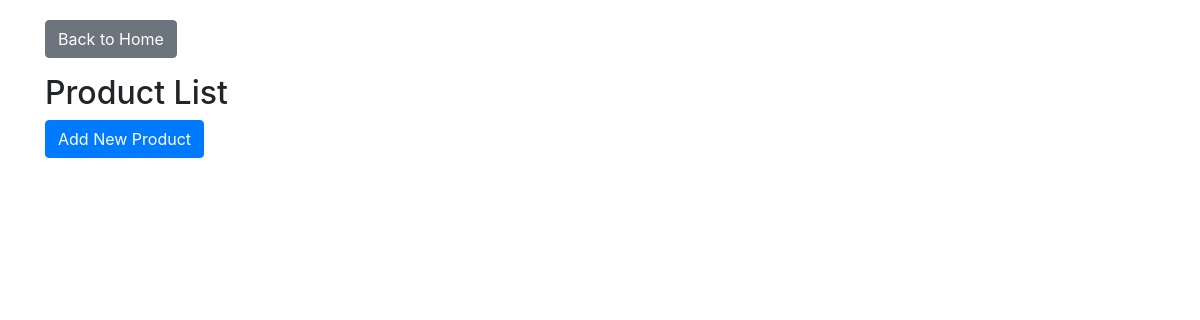
/products/, run on an earlier commit of the app's database.
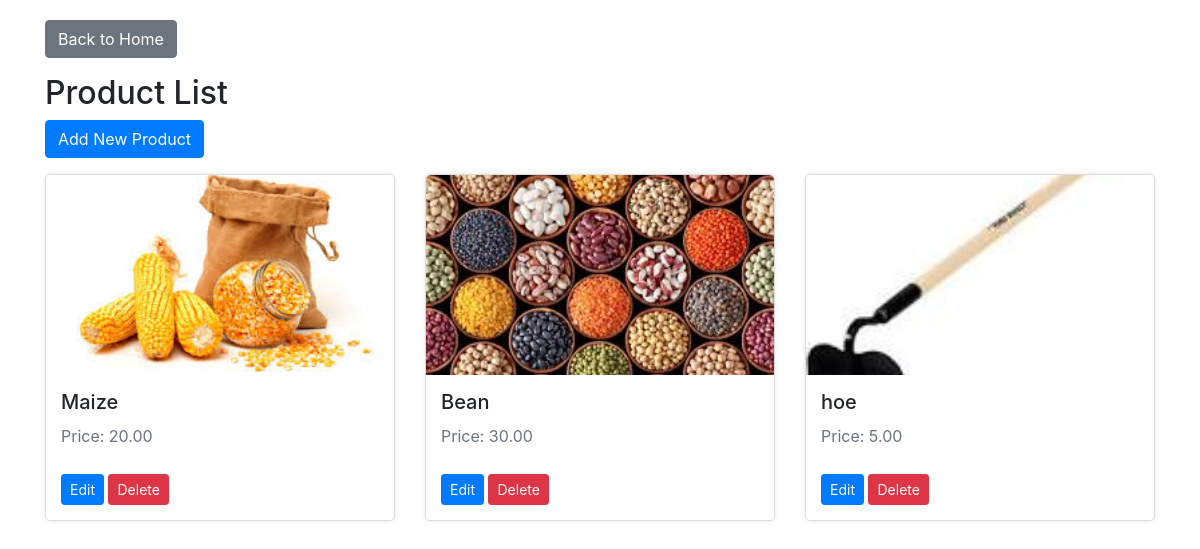
And on a later commit of the database.
### products/models.py (models this page shows, shortened)
class Product(models.Model):
    supplier = models.ForeignKey(User, on_delete=models.CASCADE)
    name = models.CharField(max_length=200)
    description = models.TextField()
    price = models.DecimalField(max_digits=10, decimal_places=2)
    category = models.ForeignKey(Category, on_delete=models.CASCADE)

class ProductImage(models.Model):
    product = models.ForeignKey(Product, on_delete=models.CASCADE, related_name='images')
    image = models.ImageField(upload_to='product_images/')

### products/views.py (the view)
# urls.py: path('', views.product_list, name='product_list'),
def product_list(request):
    products = Product.objects.all()
    return render(request, 'product_list.html', {'products': products})

### products/templates/product_list.html (shortened to what this page needs)
{%load static%}
<!DOCTYPE html>
<html lang="en">
<head>
    <link rel="stylesheet" href="https://stackpath.bootstrapcdn.com/bootstrap/4.5.2/css/bootstrap.min.css">
</head>
<body>
    <div class="container">
        <a href="{% url 'supplier_index' %}" class="btn btn-secondary mb-3">Back to Home</a>
        <h2>Product List</h2>
        <a href="{% url 'add_product' %}" class="btn btn-primary mb-3">Add New Product</a>
        <div class="row">
            {% for product in products %}
                <div class="col-md-4">
                    <div class="product-card">
                        {% if product.images.all %}
                            <img src="{{ product.images.all.0.image.url }}" class="card-img-top product-image" alt="{{ product.name }}">
                        {% else %}
                            <img src="{% static 'img/no_image_available.png' %}" class="card-img-top product-image" alt="No Image Available">
                        {% endif %}
                        <div class="card-body">
                            <h5 class="card-title">{{ product.name }}</h5>
                            <p class="card-text">Price: {{ product.price }}</p>
                            <a href="{% url 'update_product' product.id %}" class="btn btn-sm btn-primary">Edit</a>
                            <a href="{% url 'delete_product' product.id %}" class="btn btn-sm btn-danger">Delete</a>
                        </div>
                    </div>
                </div>
            {% endfor %}
        </div>
    </div>
</body>
</html>

### products/templates/product_list.html (style rules this page uses)
.container { margin-top: 20px; }
.product-card { border: 1px solid #ddd; border-radius: 5px; margin-bottom: 20px; box-shadow: 0 0 5px rgba(0, 0, 0, 0.1); transition: box-shadow 0.3s ease; }
.product-card .card-img-top { height: 200px; object-fit: cover; border-top-left-radius: 5px; border-top-right-radius: 5px; }
.product-card .card-body { padding: 15px; }
.product-card .card-title { font-size: 1.25rem; margin-bottom: 10px; }
.product-card .card-text { color: #6c757d; }
.product-card .btn-primary, .product-card .btn-danger { margin-top: 10px; }

What changed in the data, as far as the page shows it:
added Product: images.all.0.image (picture), name "Maize", price "20.00"
added Product: images.all.0.image (picture), name "Bean", price "30.00"
added Product: images.all.0.image (picture), name "hoe", price "5.00"
